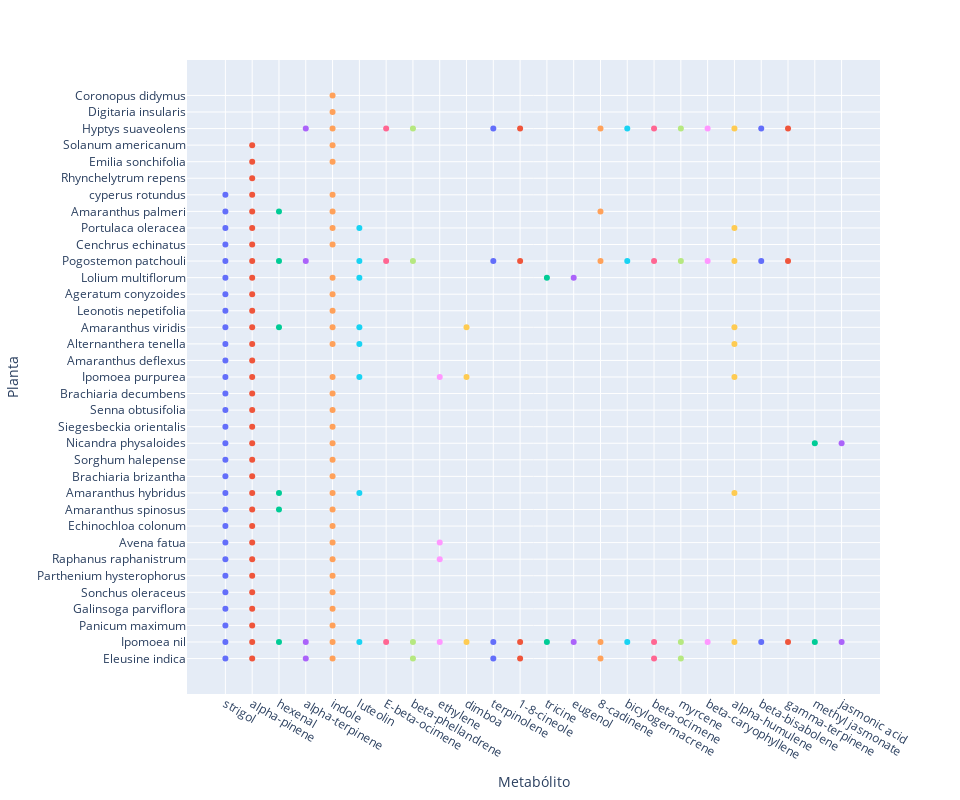

Notebook source saved alongside this figure:
### Code cell
fig = px.scatter(
    df, 
    x = "Metabólito", 
    y = "Planta", 
    color="Metabólito"
)
fig.update_traces(mode="markers", hovertemplate = None)
fig.update_layout(
    showlegend=False, 
    hovermode="x",
    autosize=False,
    width = 960,
    height = 800)
fig.show()

### Figure 1 — Plotly figure (JSON) as saved in the notebook; plotly's stock layout.template omitted (floating-point values rounded to 4 significant figures)
{"data": [{"legendgroup": "strigol", "marker": {"color": "#636efa", "symbol": "circle"}, "mode": "markers", "name": "strigol", "orientation": "v", "showlegend": true, "type": "scatter", "x": ["strigol", "strigol", "strigol", "strigol", "strigol", "strigol", "strigol", "strigol", "strigol", "strigol", "strigol", "strigol", "strigol", "strigol", "strigol", "strigol", "strigol", "strigol", "strigol", "strigol", "strigol", "strigol", "strigol", "strigol", "strigol", "strigol", "strigol", "strigol", "strigol"], "xaxis": "x", "y": ["Eleusine indica", "Ipomoea nil", "Panicum maximum", "Galinsoga parviflora", "Sonchus oleraceus", "Parthenium hysterophorus", "Raphanus raphanistrum", "Avena fatua", "Echinochloa colonum", "Amaranthus spinosus", "Amaranthus hybridus", "Brachiaria brizantha", "Sorghum halepense", "Nicandra physaloides", "Siegesbeckia orientalis", "Senna obtusifolia", "Brachiaria decumbens", "Ipomoea purpurea", "Amaranthus deflexus", "Alternanthera tenella", "Amaranthus viridis", "Leonotis nepetifolia", "Ageratum conyzoides", "Lolium multiflorum", "Pogostemon patchouli", "Cenchrus echinatus", "Portulaca oleracea", "Amaranthus palmeri", "cyperus rotundus"], "yaxis": "y"}, {"legendgroup": "alpha-pinene", "marker": {"color": "#EF553B", "symbol": "circle"}, "mode": "markers", "name": "alpha-pinene", "orientation": "v", "showlegend": true, "type": "scatter", "x": ["alpha-pinene", "alpha-pinene", "alpha-pinene", "alpha-pinene", "alpha-pinene", "alpha-pinene", "alpha-pinene", "alpha-pinene", "alpha-pinene", "alpha-pinene", "alpha-pinene", "alpha-pinene", "alpha-pinene", "alpha-pinene", "alpha-pinene", "alpha-pinene", "alpha-pinene", "alpha-pinene", "alpha-pinene", "alpha-pinene", "alpha-pinene", "alpha-pinene", "alpha-pinene", "alpha-pinene", "alpha-pinene", "alpha-pinene", "alpha-pinene", "alpha-pinene", "alpha-pinene", "alpha-pinene", "alpha-pinene", "alpha-pinene"], "xaxis": "x", "y": ["Brachiaria brizantha", "Sorghum halepense", "Ageratum conyzoides", "Nicandra physaloides", "Senna obtusifolia", "Avena fatua", "Cenchrus echinatus", "Lolium multiflorum", "Galinsoga parviflora", "Rhynchelytrum repens", "Amaranthus deflexus", "Brachiaria decumbens", "Ipomoea purpurea", "cyperus rotundus", "Raphanus raphanistrum", "Amaranthus palmeri", "Amaranthus hybridus", "Pogostemon patchouli", "Amaranthus viridis", "Emilia sonchifolia", "Amaranthus spinosus", "Ipomoea nil", "Alternanthera tenella", "Parthenium hysterophorus", "Siegesbeckia orientalis", "Portulaca oleracea", "Panicum maximum", "Echinochloa colonum", "Solanum americanum", "Sonchus oleraceus", "Leonotis nepetifolia", "Eleusine indica"], "yaxis": "y"}, {"legendgroup": "hexenal", "marker": {"color": "#00cc96", "symbol": "circle"}, "mode": "markers", "name": "hexenal", "orientation": "v", "showlegend": true, "type": "scatter", "x": ["hexenal", "hexenal", "hexenal", "hexenal", "hexenal", "hexenal"], "xaxis": "x", "y": ["Amaranthus hybridus", "Amaranthus palmeri", "Amaranthus spinosus", "Pogostemon patchouli", "Amaranthus viridis", "Ipomoea nil"], "yaxis": "y"}, {"legendgroup": "alpha-terpinene", "marker": {"color": "#ab63fa", "symbol": "circle"}, "mode": "markers", "name": "alpha-terpinene", "orientation": "v", "showlegend": true, "type": "scatter", "x": ["alpha-terpinene", "alpha-terpinene", "alpha-terpinene", "alpha-terpinene"], "xaxis": "x", "y": ["Eleusine indica", "Ipomoea nil", "Pogostemon patchouli", "Hyptys suaveolens"], "yaxis": "y"}, {"legendgroup": "indole", "marker": {"color": "#FFA15A", "symbol": "circle"}, "mode": "markers", "name": "indole", "orientation": "v", "showlegend": true, "type": "scatter", "x": ["indole", "indole", "indole", "indole", "indole", "indole", "indole", "indole", "indole", "indole", "indole", "indole", "indole", "indole", "indole", "indole", "indole", "indole", "indole", "indole", "indole", "indole", "indole", "indole", "indole", "indole", "indole", "indole", "indole", "indole", "indole", "indole"], "xaxis": "x", "y": ["Emilia sonchifolia", "Echinochloa colonum", "Cenchrus echinatus", "Leonotis nepetifolia", "Senna obtusifolia", "Ipomoea nil", "Sonchus oleraceus", "Alternanthera tenella", "Ageratum conyzoides", "Brachiaria brizantha", "Digitaria insularis", "Amaranthus spinosus", "Sorghum halepense", "Coronopus didymus", "Siegesbeckia orientalis", "Avena fatua", "Lolium multiflorum", "Galinsoga parviflora", "Raphanus raphanistrum", "Ipomoea purpurea", "Panicum maximum", "Brachiaria decumbens", "Amaranthus viridis", "Amaranthus hybridus", "Hyptys suaveolens", "Eleusine indica", "Portulaca oleracea", "Solanum americanum", "cyperus rotundus", "Amaranthus palmeri", "Parthenium hysterophorus", "Nicandra physaloides"], "yaxis": "y"}, {"legendgroup": "luteolin", "marker": {"color": "#19d3f3", "symbol": "circle"}, "mode": "markers", "name": "luteolin", "orientation": "v", "showlegend": true, "type": "scatter", "x": ["luteolin", "luteolin", "luteolin", "luteolin", "luteolin", "luteolin", "luteolin", "luteolin"], "xaxis": "x", "y": ["Portulaca oleracea", "Lolium multiflorum", "Ipomoea nil", "Alternanthera tenella", "Ipomoea purpurea", "Amaranthus viridis", "Pogostemon patchouli", "Amaranthus hybridus"], "yaxis": "y"}, {"legendgroup": "E-beta-ocimene", "marker": {"color": "#FF6692", "symbol": "circle"}, "mode": "markers", "name": "E-beta-ocimene", "orientation": "v", "showlegend": true, "type": "scatter", "x": ["E-beta-ocimene", "E-beta-ocimene", "E-beta-ocimene"], "xaxis": "x", "y": ["Ipomoea nil", "Hyptys suaveolens", "Pogostemon patchouli"], "yaxis": "y"}, {"legendgroup": "beta-phellandrene", "marker": {"color": "#B6E880", "symbol": "circle"}, "mode": "markers", "name": "beta-phellandrene", "orientation": "v", "showlegend": true, "type": "scatter", "x": ["beta-phellandrene", "beta-phellandrene", "beta-phellandrene", "beta-phellandrene"], "xaxis": "x", "y": ["Ipomoea nil", "Hyptys suaveolens", "Pogostemon patchouli", "Eleusine indica"], "yaxis": "y"}, {"legendgroup": "ethylene", "marker": {"color": "#FF97FF", "symbol": "circle"}, "mode": "markers", "name": "ethylene", "orientation": "v", "showlegend": true, "type": "scatter", "x": ["ethylene", "ethylene", "ethylene", "ethylene"], "xaxis": "x", "y": ["Ipomoea purpurea", "Avena fatua", "Ipomoea nil", "Raphanus raphanistrum"], "yaxis": "y"}, {"legendgroup": "dimboa", "marker": {"color": "#FECB52", "symbol": "circle"}, "mode": "markers", "name": "dimboa", "orientation": "v", "showlegend": true, "type": "scatter", "x": ["dimboa", "dimboa", "dimboa"], "xaxis": "x", "y": ["Ipomoea nil", "Amaranthus viridis", "Ipomoea purpurea"], "yaxis": "y"}, {"legendgroup": "terpinolene", "marker": {"color": "#636efa", "symbol": "circle"}, "mode": "markers", "name": "terpinolene", "orientation": "v", "showlegend": true, "type": "scatter", "x": ["terpinolene", "terpinolene", "terpinolene", "terpinolene"], "xaxis": "x", "y": ["Pogostemon patchouli", "Ipomoea nil", "Hyptys suaveolens", "Eleusine indica"], "yaxis": "y"}, {"legendgroup": "1-8-cineole", "marker": {"color": "#EF553B", "symbol": "circle"}, "mode": "markers", "name": "1-8-cineole", "orientation": "v", "showlegend": true, "type": "scatter", "x": ["1-8-cineole", "1-8-cineole", "1-8-cineole", "1-8-cineole"], "xaxis": "x", "y": ["Ipomoea nil", "Eleusine indica", "Hyptys suaveolens", "Pogostemon patchouli"], "yaxis": "y"}, {"legendgroup": "tricine", "marker": {"color": "#00cc96", "symbol": "circle"}, "mode": "markers", "name": "tricine", "orientation": "v", "showlegend": true, "type": "scatter", "x": ["tricine", "tricine"], "xaxis": "x", "y": ["Lolium multiflorum", "Ipomoea nil"], "yaxis": "y"}, {"legendgroup": "eugenol", "marker": {"color": "#ab63fa", "symbol": "circle"}, "mode": "markers", "name": "eugenol", "orientation": "v", "showlegend": true, "type": "scatter", "x": ["eugenol", "eugenol"], "xaxis": "x", "y": ["Ipomoea nil", "Lolium multiflorum"], "yaxis": "y"}, {"legendgroup": "8-cadinene", "marker": {"color": "#FFA15A", "symbol": "circle"}, "mode": "markers", "name": "8-cadinene", "orientation": "v", "showlegend": true, "type": "scatter", "x": ["8-cadinene", "8-cadinene", "8-cadinene", "8-cadinene", "8-cadinene"], "xaxis": "x", "y": ["Amaranthus palmeri", "Pogostemon patchouli", "Ipomoea nil", "Hyptys suaveolens", "Eleusine indica"], "yaxis": "y"}, {"legendgroup": "bicylogermacrene", "marker": {"color": "#19d3f3", "symbol": "circle"}, "mode": "markers", "name": "bicylogermacrene", "orientation": "v", "showlegend": true, "type": "scatter", "x": ["bicylogermacrene", "bicylogermacrene", "bicylogermacrene"], "xaxis": "x", "y": ["Pogostemon patchouli", "Ipomoea nil", "Hyptys suaveolens"], "yaxis": "y"}, {"legendgroup": "beta-ocimene", "marker": {"color": "#FF6692", "symbol": "circle"}, "mode": "markers", "name": "beta-ocimene", "orientation": "v", "showlegend": true, "type": "scatter", "x": ["beta-ocimene", "beta-ocimene", "beta-ocimene", "beta-ocimene"], "xaxis": "x", "y": ["Eleusine indica", "Hyptys suaveolens", "Pogostemon patchouli", "Ipomoea nil"], "yaxis": "y"}, {"legendgroup": "myrcene", "marker": {"color": "#B6E880", "symbol": "circle"}, "mode": "markers", "name": "myrcene", "orientation": "v", "showlegend": true, "type": "scatter", "x": ["myrcene", "myrcene", "myrcene", "myrcene"], "xaxis": "x", "y": ["Hyptys suaveolens", "Ipomoea nil", "Pogostemon patchouli", "Eleusine indica"], "yaxis": "y"}, {"legendgroup": "beta-caryophyllene", "marker": {"color": "#FF97FF", "symbol": "circle"}, "mode": "markers", "name": "beta-caryophyllene", "orientation": "v", "showlegend": true, "type": "scatter", "x": ["beta-caryophyllene", "beta-caryophyllene", "beta-caryophyllene"], "xaxis": "x", "y": ["Hyptys suaveolens", "Pogostemon patchouli", "Ipomoea nil"], "yaxis": "y"}, {"legendgroup": "alpha-humulene", "marker": {"color": "#FECB52", "symbol": "circle"}, "mode": "markers", "name": "alpha-humulene", "orientation": "v", "showlegend": true, "type": "scatter", "x": ["alpha-humulene", "alpha-humulene", "alpha-humulene", "alpha-humulene", "alpha-humulene", "alpha-humulene", "alpha-humulene", "alpha-humulene"], "xaxis": "x", "y": ["Ipomoea nil", "Portulaca oleracea", "Alternanthera tenella", "Amaranthus hybridus", "Amaranthus viridis", "Hyptys suaveolens", "Ipomoea purpurea", "Pogostemon patchouli"], "yaxis": "y"}, {"legendgroup": "beta-bisabolene", "marker": {"color": "#636efa", "symbol": "circle"}, "mode": "markers", "name": "beta-bisabolene", "orientation": "v", "showlegend": true, "type": "scatter", "x": ["beta-bisabolene", "beta-bisabolene", "beta-bisabolene"], "xaxis": "x", "y": ["Ipomoea nil", "Hyptys suaveolens", "Pogostemon patchouli"], "yaxis": "y"}, {"legendgroup": "gamma-terpinene", "marker": {"color": "#EF553B", "symbol": "circle"}, "mode": "markers", "name": "gamma-terpinene", "orientation": "v", "showlegend": true, "type": "scatter", "x": ["gamma-terpinene", "gamma-terpinene", "gamma-terpinene"], "xaxis": "x", "y": ["Hyptys suaveolens", "Pogostemon patchouli", "Ipomoea nil"], "yaxis": "y"}, {"legendgroup": "methyl jasmonate", "marker": {"color": "#00cc96", "symbol": "circle"}, "mode": "markers", "name": "methyl jasmonate", "orientation": "v", "showlegend": true, "type": "scatter", "x": ["methyl jasmonate", "methyl jasmonate"], "xaxis": "x", "y": ["Nicandra physaloides", "Ipomoea nil"], "yaxis": "y"}, {"legendgroup": "jasmonic acid", "marker": {"color": "#ab63fa", "symbol": "circle"}, "mode": "markers", "name": "jasmonic acid", "orientation": "v", "showlegend": true, "type": "scatter", "x": ["jasmonic acid", "jasmonic acid"], "xaxis": "x", "y": ["Ipomoea nil", "Nicandra physaloides"], "yaxis": "y"}], "layout": {"autosize": false, "height": 800, "hovermode": "x", "legend": {"title": {"text": "Metabólito"}, "tracegroupgap": 0}, "margin": {"t": 60}, "showlegend": false, "width": 960, "xaxis": {"anchor": "y", "categoryarray": ["strigol", "alpha-pinene", "hexenal", "alpha-terpinene", "indole", "luteolin", "E-beta-ocimene", "beta-phellandrene", "ethylene", "dimboa", "terpinolene", "1-8-cineole", "tricine", "eugenol", "8-cadinene", "bicylogermacrene", "beta-ocimene", "myrcene", "beta-caryophyllene", "alpha-humulene", "beta-bisabolene", "gamma-terpinene", "methyl jasmonate", "jasmonic acid"], "categoryorder": "array", "domain": [0, 1], "title": {"text": "Metabólito"}}, "yaxis": {"anchor": "x", "domain": [0, 1], "title": {"text": "Planta"}}}}
